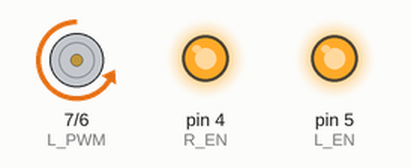
Simulated run of this sketch. Board: Arduino Uno, built with avr-gcc and run on an emulated ATmega328P. Parts: motor-driver pin pairs drawn as motors (green arrow = first pin HIGH = forward, orange = second pin HIGH = backward, longer = more drive), output pins drawn as LEDs (lit = HIGH). What the sketch prints to the serial monitor is not drawn.

Above: at 1.0 s.
At 7.0 s:
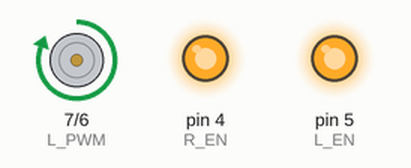
At 14.5 s:
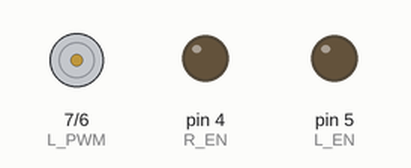
Timing chart, 0 to 15.7 s (numbered marks = the images above):
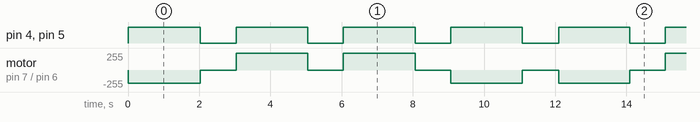

The sketch:

generador_input.ino
```cpp
#define R_EN 4
#define L_EN 5
#define R_PWM 6
#define L_PWM 7

unsigned int long init_time_state = 0;
const unsigned long time_forward = 2000; //ms
const unsigned long time_backward = 2000; //ms
const unsigned long time_state_stop = 1000; //ms


unsigned int  seq_state = 1;
unsigned int pwm_value = 0;
unsigned int pwm_forward = 200;
unsigned int pwm_backward = 200;


void setup() {
  pinMode(R_EN, OUTPUT);
  pinMode(L_EN, OUTPUT);
  pinMode(R_PWM, OUTPUT);
  pinMode(L_PWM, OUTPUT);

  Serial.begin(9600);
  Serial.println("BTS7960 Motor Driver Test");

  init_time_state = millis();
}

void loop() {
  unsigned long current_time = millis();

  // Evaluamos en qué estado de la secuencia estamos
  switch (seq_state) {

    case 1: // STATE 1 - FORWARD
      digitalWrite(R_EN, HIGH);
      digitalWrite(L_EN, HIGH);
      analogWrite(R_PWM, pwm_forward); // Set speed (0-255)
      analogWrite(L_PWM, 0);
      pwm_value = pwm_forward;

      if (current_time - init_time_state >= time_forward) {
        seq_state = 2;             //Se avanza al siguiente estado
        init_time_state = millis();   //se resetea el tiempo de inicio del estado como el actual
        Serial.println("FIN ETAPA 1");
      }
      break;

    case 2:  // STATE 2 - STOP
      digitalWrite(R_EN, LOW);
      digitalWrite(L_EN, LOW);
      analogWrite(R_PWM, 0);
      analogWrite(L_PWM, 0);
      pwm_value = 0;

      if (current_time - init_time_state >= time_state_stop) {
        seq_state = 3;
        init_time_state = millis();
        Serial.println("FIN ETAPA 2");
      }
      break;

    case 3: // STATE 3 - RETURN TO CENTER
      digitalWrite(R_EN, HIGH);
      digitalWrite(L_EN, HIGH);
      analogWrite(R_PWM, 0);
      analogWrite(L_PWM, pwm_backward); // Set speed (0-255)
      pwm_value = pwm_backward;

      if (current_time - init_time_state >= time_backward) {
        seq_state = 4; //pasa a la siguiente etapa
        init_time_state = millis(); //resetea el timer
        Serial.println("FIN ETAPA 3");
      }
      break;

    case 4: // STATE 4 - STOP
      digitalWrite(R_EN, LOW);
      digitalWrite(L_EN, LOW);
      analogWrite(R_PWM, 0);
      analogWrite(L_PWM, 0);
      pwm_value = 0;

      if (current_time - init_time_state >= time_state_stop) {
          seq_state = 5;
          init_time_state = millis();
          Serial.println("FIN ETAPA 4");
        }
        break;

     case 5: // STATE 5 - BACKWARD
      digitalWrite(R_EN, HIGH);
      digitalWrite(L_EN, HIGH);
      analogWrite(R_PWM, 0);
      analogWrite(L_PWM, pwm_backward); // Set speed (0-255)
      pwm_value = pwm_backward;

      if (current_time - init_time_state >= time_backward) {
        seq_state = 6;
        init_time_state = millis(); //resetea el timer
        Serial.println("FIN ETAPA 5");
      }
      break;

      case 6: // STATE 6 - STOP
        digitalWrite(R_EN, LOW);
        digitalWrite(L_EN, LOW);
        analogWrite(R_PWM, 0);
        analogWrite(L_PWM, 0);
        pwm_value = 0;

        if (current_time - init_time_state >= time_state_stop) {
            seq_state = 7 ;
            init_time_state = millis();
            Serial.println("FIN ETAPA 6");
        }
        break;

      case 7: // STATE 7 - RETURN TO CENTER
        digitalWrite(R_EN, HIGH);
        digitalWrite(L_EN, HIGH);
        analogWrite(R_PWM, pwm_forward); // Set speed (0-255)
        analogWrite(L_PWM, 0);
        pwm_value = pwm_forward;

        if (current_time - init_time_state >= time_forward) {
          seq_state = 8;
          init_time_state = millis();
          Serial.println("FIN ETAPA 7");
        }
        break;


      case 8: // STATE 8 - STOP
        digitalWrite(R_EN, LOW);
        digitalWrite(L_EN, LOW);
        analogWrite(R_PWM, 0);
        analogWrite(L_PWM, 0);
        pwm_value = 0;

        if (current_time - init_time_state >= time_state_stop) {
            seq_state = 1;
            init_time_state = millis();
            Serial.println("FIN ETAPA 8 - REINICIO");
        }
        break;
  }

  Serial.print(current_time);
  Serial.print(",");
  Serial.println(pwm_value);
}
```

Measured:
- by itself, pin 4 (R_EN), pin 5 (L_EN): alternates HIGH for 2.0 s and LOW for 1.0 s
- by itself, motor on pin 7 (L_PWM) / pin 6 (R_PWM): repeats every 12.1 s: 2 × (stopped 1.0 s, forward 255/255 2.0 s), 2 × (stopped 1.0 s, backward 200/255 2.0 s)
